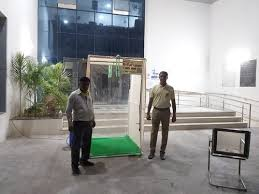
#> input picture full.jpg, 259 x 194 px
$ jupyter execute full_body_detection.ipynb
#> lines starting #> are read from the running program, lines starting #| are printed output that depends on the picture
[cell 1]
import cv2
import numpy as np
import matplotlib.pyplot as plt

[cell 2]
img= cv2.imread('full.jpg')
#> img is the input picture: shape (194, 259, 3); mean B, G, R 145.9, 147.2, 146.3
image= cv2.cvtColor(img, cv2.COLOR_BGR2RGB)
plt.imshow(image)
plt.show()

[cell 3]
body_cascade = cv2.CascadeClassifier('haarcascade_fullbody.xml')

[cell 4]
gray_image = cv2.cvtColor(image, cv2.COLOR_BGR2GRAY)
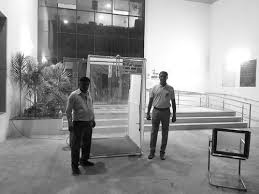
#> gray_image: shape (194, 259); min 0, max 255, mean 146.8
body = body_cascade.detectMultiScale(gray_image, 1.1, 6)
#> body = [[53, 78, 52, 106], [130, 58, 57, 115]]

for (x, y, w, h) in body:
    cv2.rectangle(image, (x, y), (x + w, y + h), (255, 255, 0), 2)
#> this loop made 2 passes
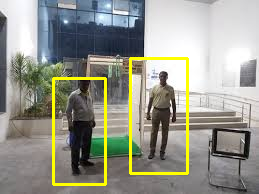
#> image: shape (194, 259, 3); mean R, G, B 150.7, 151.5, 140.5

image= cv2.cvtColor(image, cv2.COLOR_BGR2RGB)

$ run again, with face.jpg copied over full.jpg
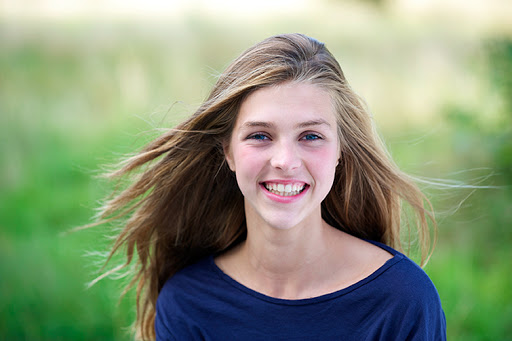
#> input picture face.jpg, 512 x 341 px
#> img is the input picture: shape (341, 512, 3); mean B, G, R 121.4, 149.5, 137.3
#> `gray_image = cv2.cvtColor(image, cv2.COLOR_BGR2GRAY)`:
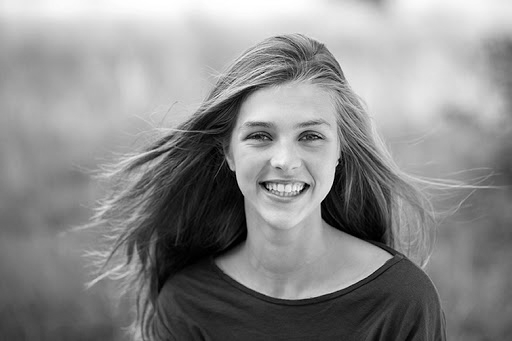
#> gray_image: shape (341, 512); min 0, max 255, mean 139.7
#> body = ()

$ run again, with live_sketch_SS.png saved as full.jpg
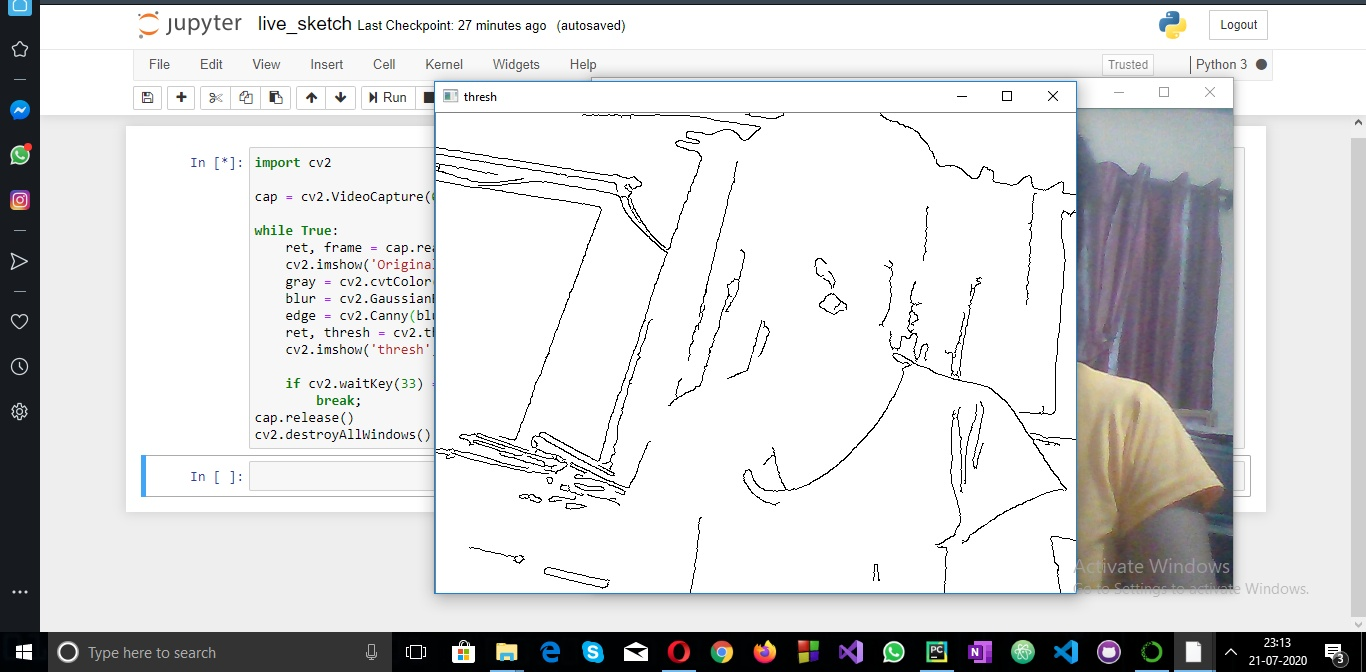
#> input picture live_sketch_SS.png, 1366 x 672 px
#> img is the input picture: shape (672, 1366, 3); mean B, G, R 214.8, 214.4, 214.2
#> `gray_image = cv2.cvtColor(image, cv2.COLOR_BGR2GRAY)`:
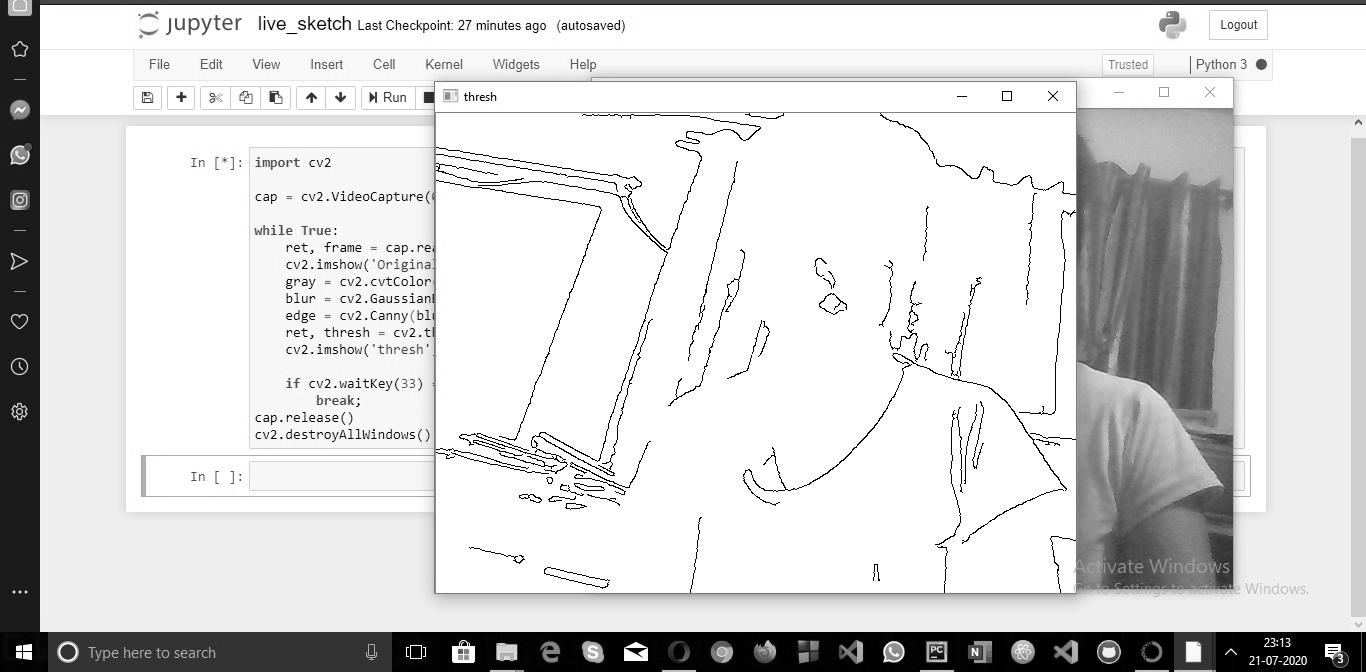
#> gray_image: shape (672, 1366); min 0, max 255, mean 214.5
#> body = ()
